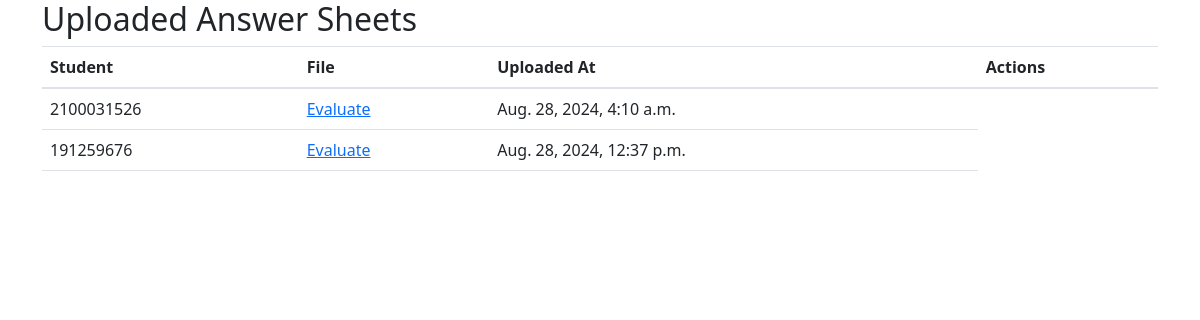
The app's page /teacher/answer_sheets/ (signed in) with its own data.
### exam_management/models.py (models this page shows, shortened)
class AnswerSheet(models.Model):
    student = models.ForeignKey(User, on_delete=models.CASCADE, related_name='answer_sheets')
    file = models.FileField(upload_to='answer_sheets/')
    is_evaluated = models.BooleanField(default=False)  # Indicates if the paper has been evaluated
    revaluation_requested = models.BooleanField(default=False)  # Indicates if a revaluation request has been made
    created_at = models.DateTimeField(auto_now_add=True)

### exam_management/views.py (the view)
# urls.py: path('teacher/answer_sheets/', views.list_answer_sheets_for_teacher, name='list_answer_sheets_for_teacher'),
@login_required
def list_answer_sheets_for_teacher(request):
    if not request.user.is_superuser and not request.user.groups.filter(name='Teachers').exists():
        return redirect('login')
    answer_sheets = AnswerSheet.objects.all()  # or filter as needed
    return render(request, 'exam_management/list_answer_sheets_for_teacher.html', {'answer_sheets': answer_sheets})

### exam_management/templatetags/custom_filters.py (called while the page is built)
@register.filter
def range_filter(value):
    return range(value)

### exam_management/templates/exam_management/list_answer_sheets_for_teacher.html (shortened to what this page needs)
{% extends "base.html" %}
{% load custom_filters %}
{% block content %}
<h2>Uploaded Answer Sheets</h2>
<table class="table">
    <thead>
        <tr>
            <th>Student</th>
            <th>File</th>
            <th>Uploaded At</th>
            <th>Actions</th>
        </tr>
    </thead>
    <tbody>
        {% for sheet in answer_sheets %}
        <tr>
            <td>{{ sheet.student.username }}</td>
            <td><a href="#" onclick="openEvaluationModal('{{ sheet.file.url }}', '{{ sheet.id }}' ); return false;">Evaluate</a></td>
            <td>{{ sheet.created_at }}</td>
        </tr>
        {% empty %}
        <tr>
            <td colspan="4">No answer sheets uploaded.</td>
        </tr>
        {% endfor %}
    </tbody>
</table>
<link href="https://cdn.jsdelivr.net/npm/bootstrap@5.3.0/dist/css/bootstrap.min.css" rel="stylesheet">
{% endblock %}

### records on screen
AnswerSheet: student.username "2100031526", created_at "Aug. 28, 2024, 4:10 a.m."
AnswerSheet: student.username "191259676", created_at "Aug. 28, 2024, 12:37 p.m."
